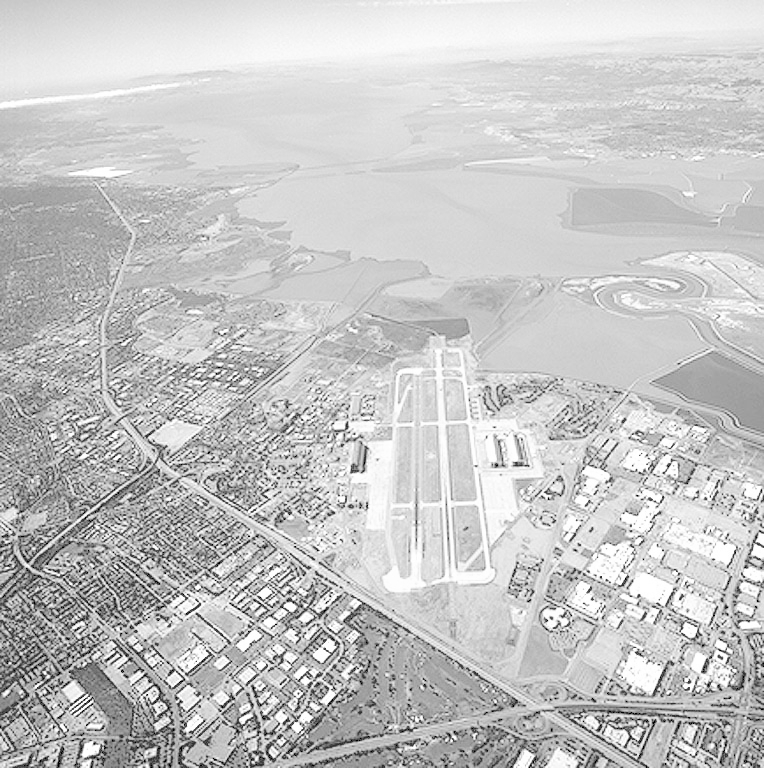
#> input picture Image enhancement in the frequency domain/Bilder/Aerial.jpg, 764 x 768 px
$ jupyter execute Convolution.ipynb   (shell and % lines are left out)
#> lines starting #> are read from the running program, lines starting #| are printed output that depends on the picture; after the words box and inside, x2 and y2 are one past the last pixel; in counts of white or black regions, pixels touching at a corner belong together
# Aufgabe 3: Faltungstheorem
Das Faltungstheorem
\begin{align}
 F * G &= \mathcal{F}^{-1}(\mathcal{F}(F) \cdot \mathcal{F}(G))
\end{align}

besagt, dass eine Faltung im Ortsraum äquivalent zu einer Multiplikation im Frequenzraum ist.
Prüfen Sie die Gültigkeit dieses Theorems an mindestens zwei praktischen Beispielen (Auswahl von Filtermasken, Fouriertransformation der Filtermasken, $\ldots$)!
Vergleichen und analysieren Sie sowohl die Ergebnisse, als auch die Rechenzeiten im Hinblick auf verschiedene Filtergrößen!

## 0. Pfade, Pakete etc.

[cell 1]
import glob
import urllib.request

import matplotlib.pyplot as plt
import matplotlib.colors as mcolors

import imageio
import numpy as np
import scipy.ndimage

import math

[cell 2]
# image_filter = 'Bilder/*.jpg'
image_filter = 'Bilder/Aerial.jpg'

## 1. Definition der Faltungsmaske
Definieren Sie hier die zu prüfende Faltungsmaske `A`.

[cell 3]
A = np.array([[1]*31]*31)
A

## 2. Laden des Bildes

[cell 4]
image_path = np.random.choice(glob.glob(image_filter))
image = imageio.imread(image_path)
#> image is the input picture: shape (768, 764); min 0, max 255, mean 197.2

## 3. Normalisieren des Bildes

[cell 5]
image_max = np.float32(np.max(image))  # Maximum bestimmen
#> image_max = 255
image_min = np.float32(np.min(image))  # Minimum bestimmen
#> image_min = 0
image = (np.float32(image) - image_min) / (image_max-image_min)
image.shape
#> Out = (768, 764)

## 3. Berechnung der Fouriertransformation
Setzen Sie hier ihre Lösung aus der vorigen Aufgabe ein:

[cell 6]
image_transformed = np.fft.fftshift(np.fft.fft2(image))
image_transformed.shape
#> Out = (768, 764)

Berechnen Sie nun die Fouriertransformation der Faltungsmaske. Achten Sie darauf, dass das Ergebnis dieser Operation dieselbe Größe hat wie `image_transformed`!

[cell 7]
rows=image_transformed.shape[0]-A.shape[0]
#> rows = 737
cols=image_transformed.shape[1]-A.shape[1]
#> cols = 733
A=np.pad(A,((0,rows),(0,cols)),'constant',constant_values = (0,0))

A_transformed = np.fft.fftshift(np.fft.fft2(A))
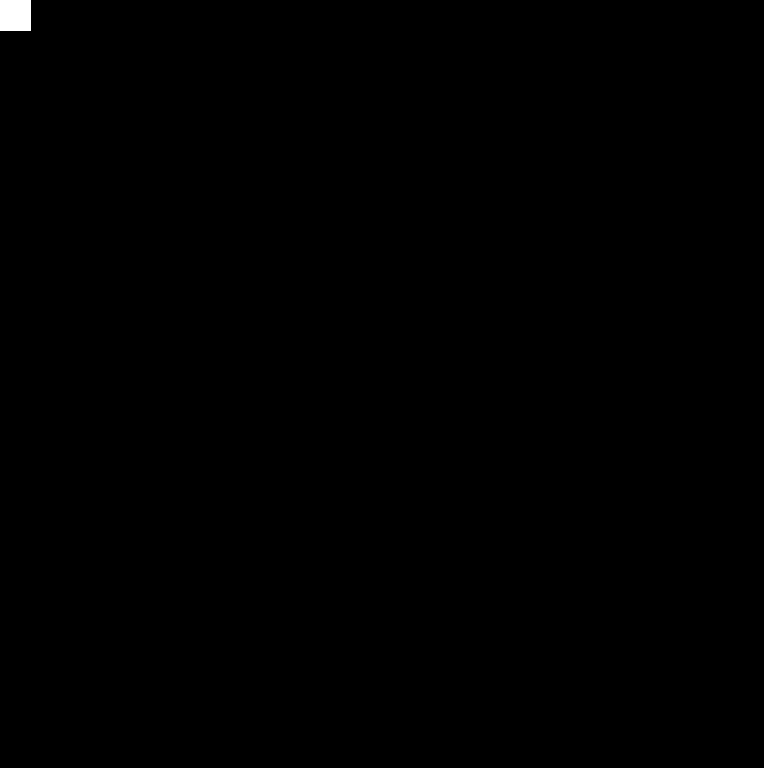
#> A: shape (768, 764) int64; values 0 (black) and 1 (white), 0.16% white; 1 white region, box (x1, y1, x2, y2) and area: (0, 0, 31, 31) 961
A_transformed.shape
#> Out = (768, 764)

## 4. Filterung

Definieren Sie nun eine Funktion `ex3_filter_in_freq_domain`, die einen Filter im Frequenzbereich auf ein bereits fouriertransformiertes Bild anwendet. Beachten Sie das Faltungstheorem!

[cell 8]
def ex3_filter_in_freq_domain(spectrum, transformed_filter):

    spectrum=spectrum*transformed_filter

    return spectrum

Das transformierte Bild (Spektrum) wird nun gefiltert. Fügen Sie hier eine Laufzeitmessung hinzu:

[cell 9]
image_transformed_filtered = ex3_filter_in_freq_domain(image_transformed, A_transformed)
image_transformed_filtered

## 5. Inverse Filterung
Das veränderte Spektrum soll nun in den Ortsbereich zurücktransformiert werden. Verwenden Sie dazu die entsprechenden Funktionen des Paketes `numpy.fft`.

[cell 10]
image_filtered = np.fft.ifft2((np.fft.ifftshift(image_transformed_filtered)))
image_filtered=np.abs(image_filtered)*255
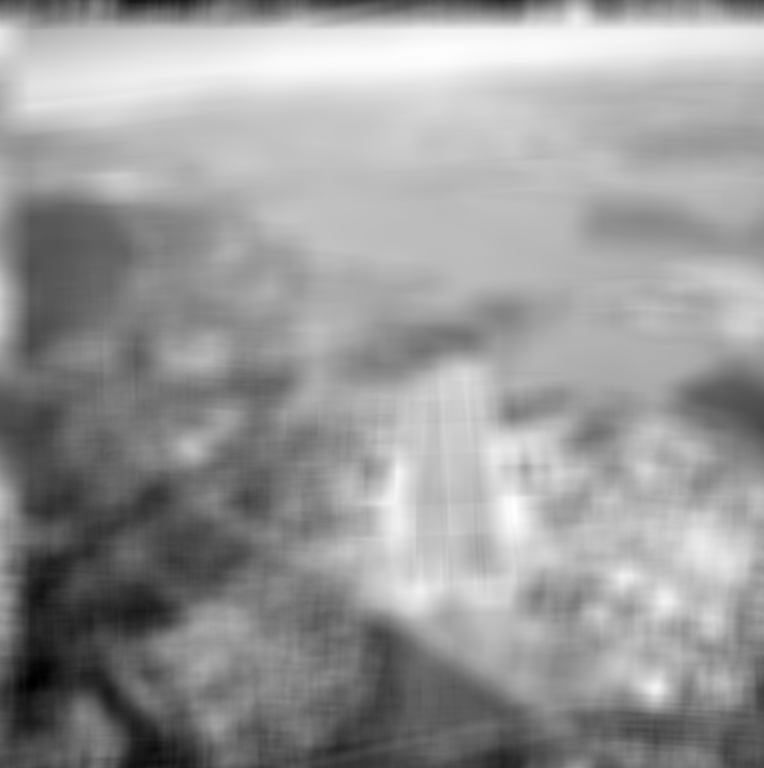
#> image_filtered: shape (768, 764) float64; min 116041, max 237848, mean 189531; drawn with min black and max white

Vergleichen Sie nun das gefilterte Bild mit dem Originalbild:

[cell 11]
plt.figure('Image')

plt.subplot(1,2,1)
plt.title('original image')
plt.imshow(image, cmap='gray')

plt.subplot(1,2,2)
plt.title('filtered image')
plt.imshow(image_filtered, cmap='gray')
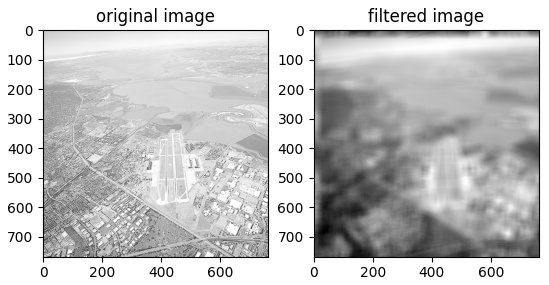
#> figure drawn by matplotlib, 2 panels

## 6. Vergleich mit regulärer Faltung
Im Folgenden wird das Bild über eine `scipy.ndimage.filters`-Routine mit `A` gefaltet. Ermitteln Sie hier die Laufzeit!

[cell 12]
import time

A = np.array([[1]*31]*31)

start=time.time()
image_convolved = scipy.ndimage.filters.convolve(image, A, mode='constant')
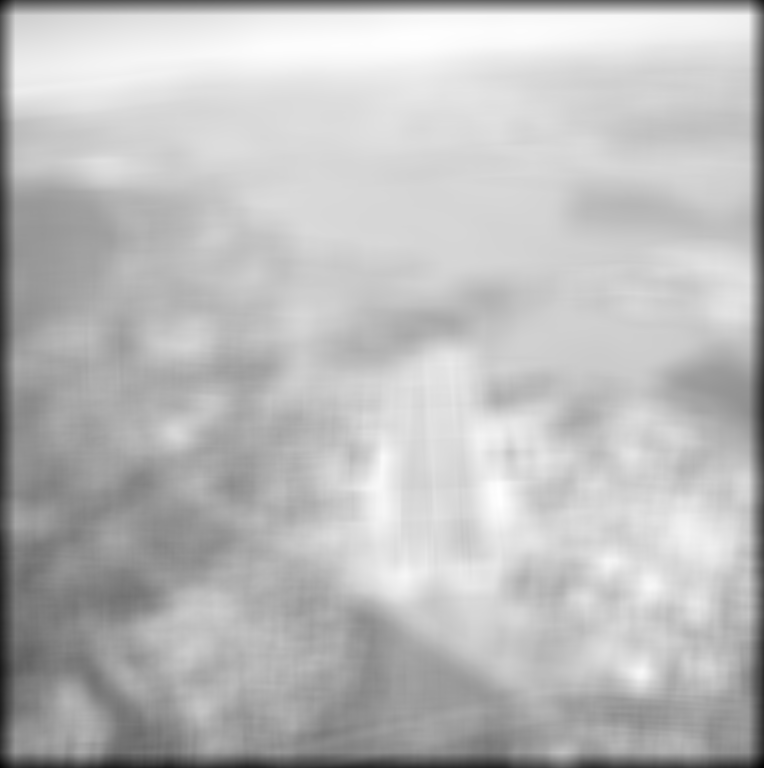
#> image_convolved: shape (768, 764) float32; min 152.4, max 932.7, mean 729.2; drawn with min black and max white
end=time.time()
print('time cost: ', end-start, 's')

[cell 13]
print(image.shape)
#| (768, 764)
image_convolved

Vergleichen Sie `image_convolved` mit `image_filtered`, indem Sie die Bilder nebeneinander anzeigen:

[cell 14]
plt.figure('Image')

fig, (ax1, ax2) = plt.subplots(1, 2)

ax1.imshow(image_convolved, cmap='gray')
ax2.imshow(image_filtered, cmap='gray')
